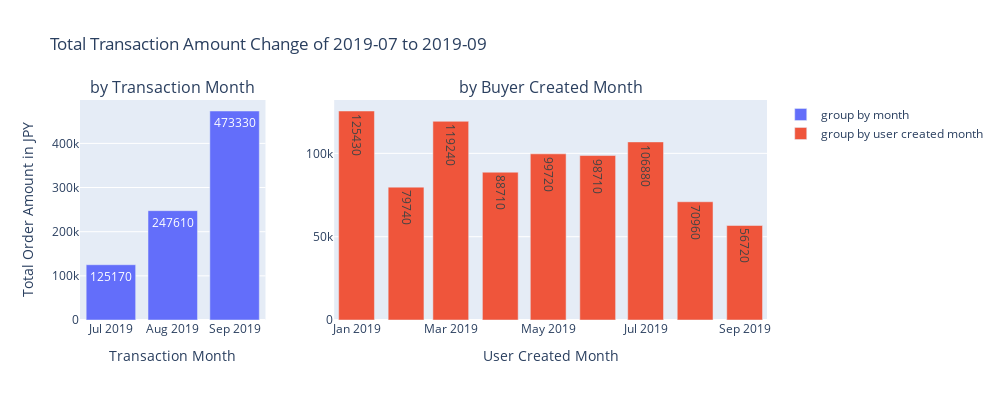

Write notebook code for a chart like this one.
### Code cell
fig = make_subplots(rows=1, cols=2, column_widths=[0.3, 0.7],
                   subplot_titles=("by Transaction Month", "by Buyer Created Month"))
# Add traces
fig.add_trace(go.Bar(x=df3['transactions_month'], y=df3['Amount'],
                    name='group by month', 
                    text=df3['Amount'],
                    textposition='auto'), row=1, col=1)

fig.add_trace(go.Bar(x=df2['buyer_created_month'], y=df2['Amount'], text=df2['Amount'],
                    name='group by user created month'), row=1, col=2)

# fig.add_trace(go.Scatter(x=df2.query('buyer_created_month == "2019-02"')['transactions_month'], y=df2.query('buyer_created_month == "2019-02"')['Amount'],
#                     mode='markers+lines',
#                     name='2019-02'), row=1, col=2)


fig.update_xaxes(title_text="Transaction Month", row=1, col=1)
fig.update_xaxes(title_text="User Created Month", row=1, col=2)

fig.update_yaxes(title_text="Total Order Amount in JPY", row=1, col=1)

fig.update_layout(height=400, width=1000,
    title="Total Transaction Amount Change of 2019-07 to 2019-09")



fig.show()
# pio.write_image(fig, '/Users/zhuoqi/Desktop/fig1.png', width=1000, height=400)

### Figure 1 — Plotly figure (JSON) as saved in the notebook; plotly's stock layout.template omitted (floating-point values rounded to 4 significant figures)
{"data": [{"name": "group by month", "text": [125170, 247610, 473330], "textposition": "auto", "type": "bar", "x": ["2019-07", "2019-08", "2019-09"], "xaxis": "x", "y": [125170, 247610, 473330], "yaxis": "y"}, {"name": "group by user created month", "text": [125430, 79740, 119240, 88710, 99720, 98710, 106880, 70960, 56720], "type": "bar", "x": ["2019-01", "2019-02", "2019-03", "2019-04", "2019-05", "2019-06", "2019-07", "2019-08", "2019-09"], "xaxis": "x2", "y": [125430, 79740, 119240, 88710, 99720, 98710, 106880, 70960, 56720], "yaxis": "y2"}], "layout": {"annotations": [{"font": {"size": 16}, "showarrow": false, "text": "by Transaction Month", "x": 0.135, "xanchor": "center", "xref": "paper", "y": 1, "yanchor": "bottom", "yref": "paper"}, {"font": {"size": 16}, "showarrow": false, "text": "by Buyer Created Month", "x": 0.685, "xanchor": "center", "xref": "paper", "y": 1, "yanchor": "bottom", "yref": "paper"}], "height": 400, "title": {"text": "Total Transaction Amount Change of 2019-07 to 2019-09"}, "width": 1000, "xaxis": {"anchor": "y", "autorange": true, "domain": [0, 0.27], "range": ["2019-06-15 12:00", "2019-09-16 12:00"], "title": {"text": "Transaction Month"}, "type": "date"}, "xaxis2": {"anchor": "y2", "autorange": true, "domain": [0.37, 1], "range": ["2018-12-18", "2019-09-15"], "title": {"text": "User Created Month"}, "type": "date"}, "yaxis": {"anchor": "x", "autorange": true, "domain": [0, 1], "range": [0, 498200.0], "title": {"text": "Total Order Amount in JPY"}, "type": "linear"}, "yaxis2": {"anchor": "x2", "autorange": true, "domain": [0, 1], "range": [0, 132000.0], "type": "linear"}}}
